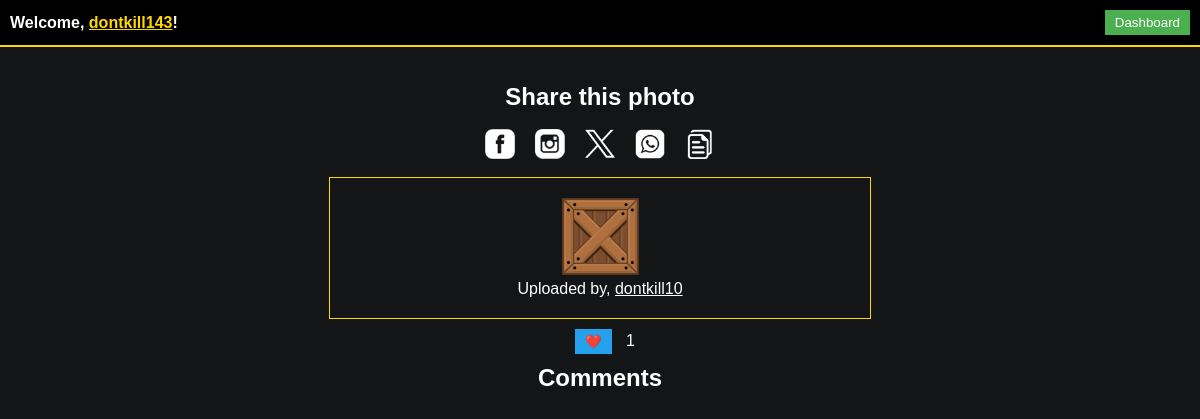
Page /photo/1 (signed in) on the earlier database version.
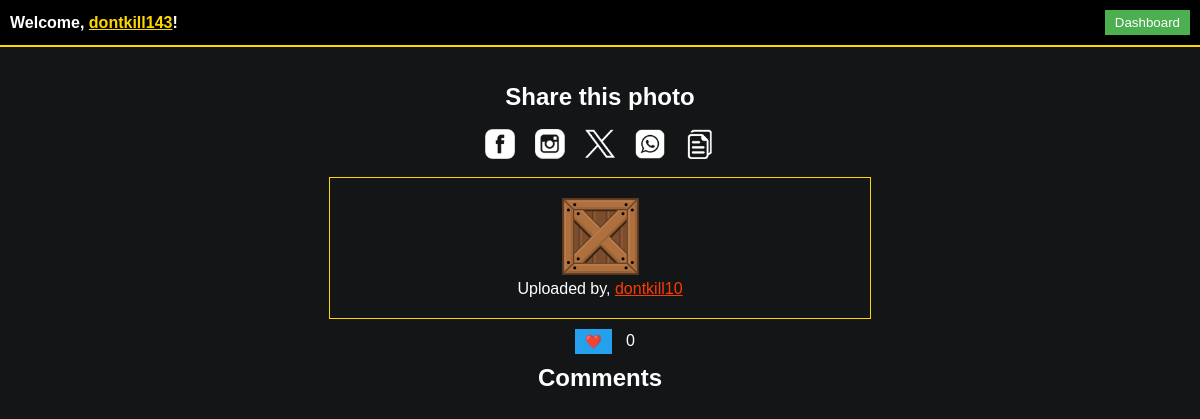
Same page on the later database version.
### main.py (models this page shows, shortened)
class User(db.Model, UserMixin):
    id = db.Column(db.Integer, primary_key=True)
    username = db.Column(db.String(80), unique=True, nullable=False)
    password = db.Column(db.String(120), nullable=False)
    email = db.Column(db.String(120), unique=True, nullable=False)
    profile_photo = db.Column(db.String(255))  # Add this line
    profile_photos = db.Column(db.String(1000))  # Store a list of filenames
    likes = db.relationship("Like", backref="user", lazy=True)
    reputation = db.Column(db.Integer, default=0)
    last_given_reputation_timestamp = db.Column(db.DateTime, default=None)
    reputation_given_count = db.Column(db.Integer, default=0)
    coins = db.Column(db.Integer, default=10)  # Initialize coins to 10
    selected_border_color = db.Column(db.String(20))  # Store the selected border color
    selected_username_color = db.Column(db.String(7))  # Store color as a hex string (e.g., "#RRGGBB")
    selected_username_comment = db.Column(db.String(7)) # Store color for comment
    uploaded_photo_count = db.Column(db.Integer, default=0)  # Initialize with 0
    trivia_score = db.Column(db.Integer, default=0)  # Add this line to store the trivia score
    has_purchased_border_width = db.Column(db.Boolean, default=False)
    selected_border_width = db.Column(db.Integer, default=1)  # Default border width is 1px
    last_seen = db.Column(db.DateTime, default=datetime.utcnow)
    reset_token = db.Column(db.String(100), nullable=True)
    followers = db.relationship('User', secondary='followers', primaryjoin='User.id==followers.c.followee_id',
                                secondaryjoin='User.id==followers.c.follower_id', backref='following')
    friends = relationship('User', secondary='friendship', primaryjoin=id == Friendship.user_id,
                           secondaryjoin=id == Friendship.friend_id)

### main.py (the view)
@app.route('/photo/<int:photo_id>')
@login_required
def view_photo(photo_id):
    photo = Photo.query.get(photo_id)
    if photo:
        comments = Comment.query.filter_by(photo_id=photo_id).all()
        return render_template('photo.html', photo=photo, comments=comments)
    else:
        flash('Photo not found.', 'error')
        return redirect(url_for('dashboard'))

### main.py (called while the page is built)
@login_manager.user_loader
def load_user(user_id):
    return User.query.get(int(user_id))

@app.before_request
def update_last_seen():
    if current_user.is_authenticated:
        current_user.last_seen = datetime.now(timezone.utc)
        db.session.commit()

### templates/photo.html (shortened to what this page needs)
<!DOCTYPE html>
<html lang="en">
<head>
    <link rel="stylesheet" type="text/css" href="/static/photo.css">
    <link rel="stylesheet" href="{{ url_for('static', filename='dashboard.css') }}">
</head>
<body>
    <div class="navbar">
      <span>Welcome, <span class="username" id="user-username" data-selected-color="{{ current_user.selected_color }}" onclick="window.location.href='{{ url_for('profile') }}'">{{ current_user.username }}</span>! </span>
      <button class="dashboard-button" onclick="window.location.href='{{ url_for('dashboard') }}'">Dashboard</button>
    </div>
    <br><br>
    <center>
        <h2>Share this photo</h2><br>
   <div class="share-buttons">
        <a href="#" onclick="shareFacebook()">
            <img src="/static/social-images/facebook-icon.png" alt="Share on Facebook">
        </a>
        <a href="#" onclick="shareInstagram()">
            <img src="/static/social-images/instagram-icon.png" alt="Share on Instagram">
        </a>
        <a href="#" onclick="shareTwitter()">
            <img src="/static/social-images/twitter-icon.png" alt="Share on Twitter">
        </a>
        <a href="#" onclick="shareWhatsApp()">
            <img src="/static/social-images/whatsapp-icon.png" alt="Share on WhatsApp">
        </a>
        <a href="#" onclick="copyToClipboard()">
            <img src="/static/social-images/copy-icon.png" alt="Copy Link to Clipboard">
        </a>
    </div>
        <br>
<div class="photo-container">
    <img src="{{ url_for('static', filename='uploads/' + photo.filename) }}" alt="Photo" data-username-color="{{ photo.user.selected_username_color }}" style="{{ photo.user.selected_border_color if photo.user.selected_border_color else 'gold' }}; max-width: 500px; max-height: 500px;">
    <p>Uploaded by, <a href="{{ url_for('user_profile', username=photo.user.username) }}" class="username-color" style="color: {{ photo.user.selected_username_color if photo.user.selected_username_color else 'white' }}">{{ photo.user.username }}</a></p>
</div>
    <form method="POST" action="{{ url_for('like_photo', photo_id=photo.id) }}" id="like-form">
        <button type="submit" class="like-button" data-photo-id="{{ photo.id }}" data-liked="{{ photo.is_liked_by_current_user }}">
            {% if photo.is_liked_by_current_user %} ❤️ {% else %} ❤️ {% endif %}
        </button>
        <span class="like-count">{{ photo.likes|length }}</span>
    </form>
    <div class="comments-container">
        <h2>Comments</h2>
    </div>
        </center>
</body>
</html>

Differences in the rows shown:
changed User "dontkill10": selected_username_color empty → "#FF3B00" (drawn)
Other differences:
{{ photo.likes|length }}: "1" → "0"
